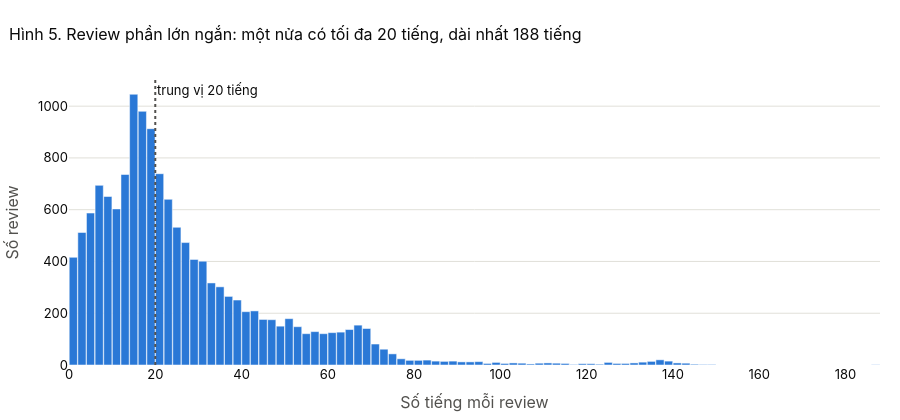

The cell this chart's notebook holds for it:
### Markdown cell above
### 5.3 Review dài bao nhiêu?

Độ dài đo bằng **số tiếng** sau chuẩn hóa (xem 3.1). Review dài nhất chỉ có vài trăm tiếng nên biểu đồ vẽ toàn bộ khoảng giá trị.

### Code cell
median_syllables = train["n_syllables"].median()
max_syllables = train["n_syllables"].max()
bin_edges = np.arange(0, max_syllables + 2, 2)                 # mỗi cột rộng 2 tiếng
bin_counts, _ = np.histogram(train["n_syllables"], bins=bin_edges)

fig = go.Figure(go.Bar(
    x=bin_edges[:-1] + 1, y=bin_counts, width=1.9, marker_color=BLUE,
    customdata=np.stack([bin_edges[:-1], bin_edges[1:] - 1, bin_counts / len(train) * 100], axis=-1),
    hovertemplate="%{customdata[0]:.0f} đến %{customdata[1]:.0f} tiếng<br>%{y:,} review (%{customdata[2]:.1f}%)<extra></extra>"))
fig.add_vline(x=median_syllables, line_dash="dot", line_color="#52514e",
              annotation_text=f"trung vị {median_syllables:.0f} tiếng", annotation_position="top right")
show_fig(fig, f"Review phần lớn ngắn: một nửa có tối đa {median_syllables:.0f} tiếng, dài nhất {max_syllables} tiếng",
         xaxis_title="Số tiếng mỗi review", yaxis_title="Số review", height=420)

length_summary = train[["n_syllables", "n_words", "n_chars"]].describe(percentiles=[0.25, 0.5, 0.75, 0.99]).T
length_summary["mode"] = train[["n_syllables", "n_words", "n_chars"]].mode().iloc[0].to_numpy()   # giá trị gặp nhiều nhất
length_summary.index = ["số tiếng", "số từ (sau tách từ)", "số ký tự"]
show_table(length_summary, "Thống kê độ dài review")

### Figure 1 — Plotly figure (JSON) as saved in the notebook; plotly's stock layout.template omitted (floating-point values rounded to 4 significant figures; data arrays with more than 128 entries replaced by an {"elided": "..."} marker saying what was removed)
{"data": [{"customdata": {"elided": "94x3 float values"}, "hovertemplate": "%{customdata[0]:.0f} đến %{customdata[1]:.0f} tiếng<br>%{y:,} review (%{customdata[2]:.1f}%)<extra></extra>", "marker": {"color": "#2a78d6"}, "type": "bar", "width": 1.9, "x": [1, 3, 5, 7, 9, 11, 13, 15, 17, 19, 21, 23, 25, 27, 29, 31, 33, 35, 37, 39, 41, 43, 45, 47, 49, 51, 53, 55, 57, 59, 61, 63, 65, 67, 69, 71, 73, 75, 77, 79, 81, 83, 85, 87, 89, 91, 93, 95, 97, 99, 101, 103, 105, 107, 109, 111, 113, 115, 117, 119, 121, 123, 125, 127, 129, 131, 133, 135, 137, 139, 141, 143, 145, 147, 149, 151, 153, 155, 157, 159, 161, 163, 165, 167, 169, 171, 173, 175, 177, 179, 181, 183, 185, 187], "y": [416, 512, 587, 694, 651, 603, 736, 1046, 980, 913, 739, 640, 532, 473, 408, 401, 317, 302, 265, 251, 206, 209, 176, 175, 150, 179, 148, 121, 129, 121, 125, 127, 137, 154, 141, 81, 61, 43, 24, 18, 18, 19, 15, 14, 15, 12, 12, 13, 6, 10, 6, 8, 7, 4, 7, 8, 7, 6, 2, 5, 5, 3, 10, 6, 6, 8, 11, 14, 20, 15, 8, 7, 3, 2, 2, 0, 0, 0, 0, 0, 0, 0, 0, 0, 0, 0, 0, 0, 0, 0, 0, 0, 0, 1]}], "layout": {"annotations": [{"showarrow": false, "text": "trung vị 20 tiếng", "x": 20.0, "xanchor": "left", "xref": "x", "y": 1, "yanchor": "top", "yref": "y domain"}], "height": 420, "shapes": [{"line": {"color": "#52514e", "dash": "dot"}, "type": "line", "x0": 20.0, "x1": 20.0, "xref": "x", "y0": 0, "y1": 1, "yref": "y domain"}], "title": {"text": "Hình 5. Review phần lớn ngắn: một nửa có tối đa 20 tiếng, dài nhất 188 tiếng"}, "xaxis": {"title": {"text": "Số tiếng mỗi review"}}, "yaxis": {"title": {"text": "Số review"}}}}
